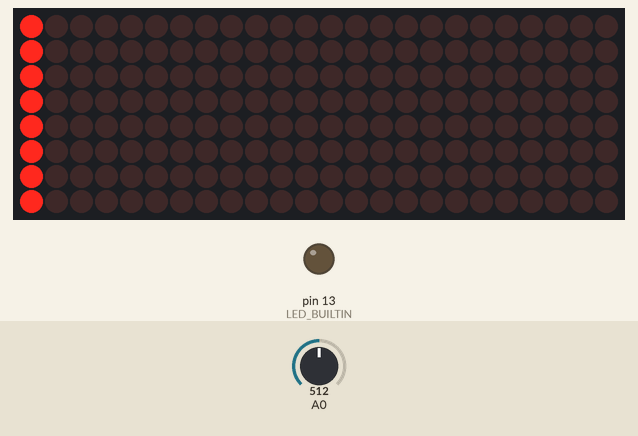
Simulated run of this sketch. Board: Arduino Uno, built for the host (arithmetic inside an expression is 32-bit, double 64-bit). Parts: 24×8 LED matrix, output pins drawn as LEDs (lit = HIGH). The test bench sets the inputs (shaded band); at power-on: A0 = 512. What the sketch prints to the serial monitor is not drawn.

Above: at 0.1 s.
At 0.7 s:
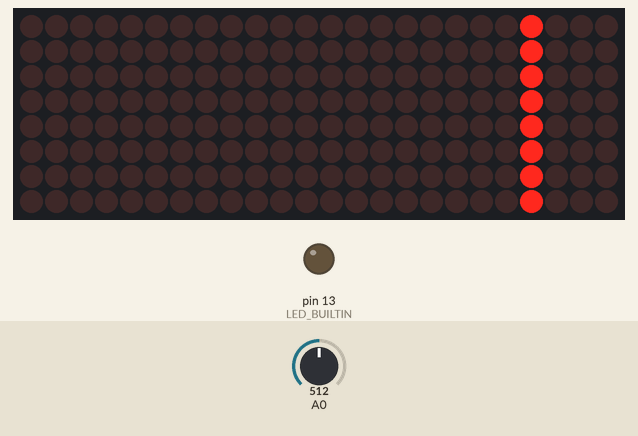

The sketch:

spectrum.ino
```cpp
/*
fht_adc.pde
guest openmusiclabs.com 9.5.12
example sketch for testing the fht library.
it takes in data on ADC0 (Analog0) and processes them
with the fht. the data is sent out over the serial
port at 115.2kb.  there is a pure data patch for
visualizing the data.
*/

/*  This is an implementation based on the same example found
 *  in the original fht_adc.ino to control 3 led matrices as
 *  a simple and very functional spectrum analyser reading
 *  values directly from the output of a real sound device
 *  like a cellphone or a line out from a computer. Use a
 *  ceramic capacitor in parallel with the + output (R or L) and
 *  ground to avoid some noise. The three matrices used in this example came
 *  from www.icstation.com, if you mount them in daisy chain putting
 *  jumpers on the conectors this code will display the bars
 *  as lines instead of columns, and the drawing will be a little
 *  slower. Instead of using jumpers use cables to connect the pins
 *  and rotate the matrices until find the correct orientation.
 *  This code was intended to work with an altered LedControl library
 *  where the setRows was swaped to setColumn vice versa, if you
 *  have the default LedControl just change lc.setColumn to lc.setRow
*/

// Setting some properties of the FHT class
#define LOG_OUT 1 // use the log output function
//#define OCTAVE 1
//#define OCT_NORM 1
#define FHT_N 256 // set to 256 point fht

#include <FHT.h> // include the library
#include <LedControl.h>

// Setting the led matrices
const byte numDevices = 3;      // number of MAX7219s used
// inputs: DIN pin, CLK pin, LOAD pin. number of chips
#define blue A3// data in
#define green A1// clock pin
#define yellow A2//cs pin

LedControl lc = LedControl(blue, green, yellow, numDevices);
unsigned char dotMode = 0;
/*  This function inverts a bits sequence
    like 00110011 turns to 11001100, we can
    use this in case the bars on your led matrix
    is upside down like in this example
*/
unsigned char bitswap (unsigned char x)
{
 byte result;
   asm("mov __tmp_reg__, %[in] \n\t"
     "lsl __tmp_reg__  \n\t"   /* shift out high bit to carry */
     "ror %[out] \n\t"  /* rotate carry __tmp_reg__to low bit (eventually) */
     "lsl __tmp_reg__  \n\t"   /* 2 */
     "ror %[out] \n\t"
     "lsl __tmp_reg__  \n\t"   /* 3 */
     "ror %[out] \n\t"
     "lsl __tmp_reg__  \n\t"   /* 4 */
     "ror %[out] \n\t"

     "lsl __tmp_reg__  \n\t"   /* 5 */
     "ror %[out] \n\t"
     "lsl __tmp_reg__  \n\t"   /* 6 */
     "ror %[out] \n\t"
     "lsl __tmp_reg__  \n\t"   /* 7 */
     "ror %[out] \n\t"
     "lsl __tmp_reg__  \n\t"   /* 8 */
     "ror %[out] \n\t"
     : [out] "=r" (result) : [in] "r" (x));
     return(result);
}

/* We started with values above the noise floor,
   in this case, there are some noise gathered
   by the ADC. The FHT processes the noise with
   values at 64 tops. So we draw the bars starting
   with 64, the lower the noise values the better
   overall result is
*/
int bar (int v){
    if(v == 0)
        return 0;            //--------
    if(v >= 64 && v < 88)
        return bitswap(1);   //*-------
    if(v > 88 && v < 112)
        return bitswap(3 + dotMode);   //**------
    if(v >= 112 && v < 136)
        return bitswap(7 + dotMode);   //***-----
    if(v >= 136 && v < 160)
        return bitswap(15 + dotMode);  //****----
    if(v >= 160 && v < 184)
        return bitswap(31 + dotMode);  //*****---
    if(v >= 184 && v < 208)
        return bitswap(63 + dotMode);  //******--
    if(v >= 208 && v < 232)
        return bitswap(127 + dotMode); //*******-
    if(v >= 232 )
        return bitswap(255 + dotMode); //*******
    return 0;
}


void setup() {
    Serial.begin(115200); // use the serial port
    // Turn off the led built in
    pinMode(LED_BUILTIN, OUTPUT);
	pinMode(A0, INPUT);
    digitalWrite(LED_BUILTIN, LOW);
    // inicializa as matrizes
    for(byte i = 0; i < numDevices; i++){
        lc.shutdown(i, false);  // turns on display
        lc.setIntensity(i, 1); // 15 = brightest
        lc.clearDisplay(i);
        // This will show a moving column just to test the devices
        for(int j = 0; j < 8; j++){
            lc.setColumn(i, j, (byte)255);
            delay(30);
            lc.setColumn(i, j, (byte)0);
        }
    }
    TIMSK0 = 0; // turn off timer0 for lower jitter
    ADCSRA = 0xe5; // set the adc to free running mode
    ADMUX = 0x40; // use adc0
    DIDR0 = 0x01; // turn off the digital input for adc0*/
}

/*
    This is used to calculate the average between an interval
    of frequencies and to smooth the values on the spectrum
 */
int av(unsigned char *dArray, int x, int y){
    int sum = 0;
    int cont = 0;
    while(x <= y){
        sum += dArray[x];
        cont++;
        x++;
    }
    return sum/cont;
}

void loop() {
    while(1) { // reduces jitter
        cli();  // UDRE interrupt slows this way down on arduino1.0
        for (int i = 0 ; i < FHT_N ; i++) { // save 256 samples
            while(!(ADCSRA & 0x10)); // wait for adc to be ready
            ADCSRA = 0xf5; // restart adc
            byte m = ADCL; // fetch adc data
            byte j = ADCH;
            int k = (j << 8) | m; // form into an int
            k -= 0x0200; // form into a signed int
            k <<= 6; // form into a 16b signed int
            fht_input[i] = k;
        }


        fht_window(); // window the data for better frequency response
        fht_reorder(); // reorder the data before doing the fht
        fht_run(); // process the data in the fht
        fht_mag_log(); // take the output of the fht
        //fht_mag_octave();
        sei();
        Serial.write(255); // send a start byte
        Serial.write(fht_log_out, FHT_N/2); // send out the data

        // Eliminate some noise floor
        for (int i = 0 ; i < FHT_N / 2 ; i++) {
        	if(fht_log_out[i] > 20)
				fht_log_out[i] = fht_log_out[i] - 24;
		}

		// First matrix

        lc.setColumn(0, 0, bar((fht_log_out[0] ) * 1.2));
        lc.setColumn(0, 1, bar((fht_log_out[1] ) * 1.2));
        lc.setColumn(0, 2, bar((fht_log_out[2]) * 1.4));
        lc.setColumn(0, 3, bar(av(fht_log_out, 3, 8) * 1.6));
        lc.setColumn(0, 4, bar(av(fht_log_out, 9, 14) * 1.8));
        lc.setColumn(0, 5, bar(av(fht_log_out, 15, 20) * 1.8));
        lc.setColumn(0, 6, bar(av(fht_log_out, 21, 26) * 1.8));
        lc.setColumn(0, 7, bar(av(fht_log_out, 27, 32) * 1.8));
        // Second matrix
        lc.setColumn(1, 0, bar(av(fht_log_out, 33, 40) * 2));
        lc.setColumn(1, 1, bar(av(fht_log_out, 41, 46) * 2));
        lc.setColumn(1, 2, bar(av(fht_log_out, 47, 52) * 2));
        lc.setColumn(1, 3, bar(av(fht_log_out, 53, 58) * 2));
        lc.setColumn(1, 4, bar(av(fht_log_out, 59, 64) * 2));
        lc.setColumn(1, 5, bar(av(fht_log_out, 65, 70) * 2));
        lc.setColumn(1, 6, bar(av(fht_log_out, 71, 76) * 2));
        lc.setColumn(1, 7, bar(av(fht_log_out, 77, 82) * 2));
        // Third matrix
        lc.setColumn(2, 0, bar(av(fht_log_out, 83, 88) * 2.1));
        lc.setColumn(2, 1, bar(av(fht_log_out, 89, 94) * 2.1));
        lc.setColumn(2, 2, bar(av(fht_log_out, 95, 100) * 2.1));
        lc.setColumn(2, 3, bar(av(fht_log_out, 101, 106) * 2.2));
        lc.setColumn(2, 4, bar(av(fht_log_out, 107, 112) * 2.2));
        lc.setColumn(2, 5, bar(av(fht_log_out, 113, 118) * 2.2));
        lc.setColumn(2, 6, bar(av(fht_log_out, 119, 124) * 2.2));
        lc.setColumn(2, 7, bar(av(fht_log_out, 125, 127) * 2.2));

  }
}
```

256_reorder.inc
```cpp
// 256_reorder.inc
// guest openmusiclabs.com 8.16.12
// fft butterfly swap pairs
// reorders input values for butterfly operations

240 , 15 ,
248 , 31 ,
244 , 47 ,
252 , 63 ,
242 , 79 ,
250 , 95 ,
246 , 111 ,
254 , 127 ,
241 , 143 ,
249 , 159 ,
245 , 175 ,
253 , 191 ,
243 , 207 ,
251 , 223 ,
247 , 239 ,
224 , 7 ,
232 , 23 ,
228 , 39 ,
236 , 55 ,
226 , 71 ,
234 , 87 ,
230 , 103 ,
238 , 119 ,
225 , 135 ,
233 , 151 ,
229 , 167 ,
237 , 183 ,
227 , 199 ,
235 , 215 ,
208 , 11 ,
216 , 27 ,
212 , 43 ,
220 , 59 ,
210 , 75 ,
218 , 91 ,
214 , 107 ,
222 , 123 ,
209 , 139 ,
217 , 155 ,
213 , 171 ,
221 , 187 ,
211 , 203 ,
192 , 3 ,
200 , 19 ,
196 , 35 ,
204 , 51 ,
194 , 67 ,
202 , 83 ,
198 , 99 ,
206 , 115 ,
193 , 131 ,
201 , 147 ,
197 , 163 ,
205 , 179 ,
176 , 13 ,
184 , 29 ,
180 , 45 ,
188 , 61 ,
178 , 77 ,
186 , 93 ,
182 , 109 ,
190 , 125 ,
177 , 141 ,
185 , 157 ,
181 , 173 ,
160 , 5 ,
168 , 21 ,
164 , 37 ,
172 , 53 ,
162 , 69 ,
170 , 85 ,
166 , 101 ,
174 , 117 ,
161 , 133 ,
169 , 149 ,
144 , 9 ,
152 , 25 ,
148 , 41 ,
156 , 57 ,
146 , 73 ,
154 , 89 ,
150 , 105 ,
158 , 121 ,
145 , 137 ,
128 , 1 ,
136 , 17 ,
132 , 33 ,
140 , 49 ,
130 , 65 ,
138 , 81 ,
134 , 97 ,
142 , 113 ,
112 , 14 ,
120 , 30 ,
116 , 46 ,
124 , 62 ,
114 , 78 ,
122 , 94 ,
118 , 110 ,
96 , 6 ,
104 , 22 ,
100 , 38 ,
108 , 54 ,
98 , 70 ,
106 , 86 ,
80 , 10 ,
88 , 26 ,
84 , 42 ,
92 , 58 ,
82 , 74 ,
64 , 2 ,
72 , 18 ,
68 , 34 ,
76 , 50 ,
48 , 12 ,
56 , 28 ,
52 , 44 ,
32 , 4 ,
40 , 20 ,
16 , 8 ,
```

cas_lookup_256.inc
```cpp
// cas_lookup_256.inc
// guest openmusiclabs.com 9.4.12
// lookup values for cos and sin of 2(pi)k/N
// first is cos second is sin

30274,12540,
23170,23170,
12540,30274,
32138,6393,
30274,12540,
27246,18205,
23170,23170,
18205,27246,
12540,30274,
6393,32138,
32610,3212,
32138,6393,
31357,9512,
30274,12540,
28899,15447,
27246,18205,
25330,20788,
23170,23170,
20788,25330,
18205,27246,
15447,28899,
12540,30274,
9512,31357,
6393,32138,
3212,32610,
32729,1608,
32610,3212,
32413,4808,
32138,6393,
31786,7962,
31357,9512,
30853,11039,
30274,12540,
29622,14010,
28899,15447,
28106,16846,
27246,18205,
26320,19520,
25330,20788,
24279,22006,
23170,23170,
22006,24279,
20788,25330,
19520,26320,
18205,27246,
16846,28106,
15447,28899,
14010,29622,
12540,30274,
11039,30853,
9512,31357,
7962,31786,
6393,32138,
4808,32413,
3212,32610,
1608,32729,
32758,804,
32729,1608,
32679,2411,
32610,3212,
32522,4011,
32413,4808,
32286,5602,
32138,6393,
31972,7180,
31786,7962,
31581,8740,
31357,9512,
31114,10279,
30853,11039,
30572,11793,
30274,12540,
29957,13279,
29622,14010,
29269,14733,
28899,15447,
28511,16151,
28106,16846,
27684,17531,
27246,18205,
26791,18868,
26320,19520,
25833,20160,
25330,20788,
24812,21403,
24279,22006,
23732,22595,
23170,23170,
22595,23732,
22006,24279,
21403,24812,
20788,25330,
20160,25833,
19520,26320,
18868,26791,
18205,27246,
17531,27684,
16846,28106,
16151,28511,
15447,28899,
14733,29269,
14010,29622,
13279,29957,
12540,30274,
11793,30572,
11039,30853,
10279,31114,
9512,31357,
8740,31581,
7962,31786,
7180,31972,
6393,32138,
5602,32286,
4808,32413,
4011,32522,
3212,32610,
2411,32679,
1608,32729,
804,32758,
```

hann_256.inc
```cpp
// hann_256.inc
// guest openmusiclabs.com 8.16.12
// lookup values for a hann window
// signed 16b format

0,
5,
20,
45,
80,
124,
179,
243,
317,
401,
495,
598,
711,
833,
965,
1106,
1257,
1416,
1585,
1763,
1949,
2145,
2349,
2561,
2782,
3011,
3249,
3494,
3747,
4008,
4276,
4552,
4834,
5124,
5421,
5724,
6034,
6350,
6672,
7000,
7334,
7673,
8018,
8367,
8722,
9081,
9445,
9812,
10184,
10560,
10939,
11321,
11707,
12095,
12486,
12879,
13274,
13672,
14070,
14471,
14872,
15275,
15678,
16081,
16485,
16889,
17292,
17695,
18097,
18498,
18897,
19295,
19692,
20086,
20478,
20868,
21255,
21639,
22019,
22397,
22770,
23140,
23506,
23867,
24224,
24576,
24923,
25265,
25602,
25932,
26258,
26577,
26890,
27196,
27496,
27789,
28076,
28355,
28627,
28892,
29148,
29398,
29639,
29872,
30097,
30314,
30522,
30722,
30913,
31095,
31268,
31432,
31588,
31733,
31870,
31997,
32115,
32223,
32321,
32410,
32489,
32558,
32618,
32667,
32707,
32737,
32757,
32767,
32767,
32757,
32737,
32707,
32667,
32618,
32558,
32489,
32410,
32321,
32223,
32115,
31997,
31870,
31733,
31588,
31432,
31268,
31095,
30913,
30722,
30522,
30314,
30097,
29872,
29639,
29398,
29148,
28892,
28627,
28355,
28076,
27789,
27496,
27196,
26890,
26577,
26258,
25932,
25602,
25265,
24923,
24576,
24224,
23867,
23506,
23140,
22770,
22397,
22019,
21639,
21255,
20868,
20478,
20086,
19692,
19295,
18897,
18498,
18097,
17695,
17292,
16889,
16485,
16081,
15678,
15275,
14872,
14471,
14070,
13672,
13274,
12879,
12486,
12095,
11707,
11321,
10939,
10560,
10184,
9812,
9445,
9081,
8722,
8367,
8018,
7673,
7334,
7000,
6672,
6350,
6034,
5724,
5421,
5124,
4834,
4552,
4276,
4008,
3747,
3494,
3249,
3011,
2782,
2561,
2349,
2145,
1949,
1763,
1585,
1416,
1257,
1106,
965,
833,
711,
598,
495,
401,
317,
243,
179,
124,
80,
45,
20,
5,
0,
```

Source omitted: FHT.h (34984 bytes), decibel.inc (data table, 1021 bytes)
